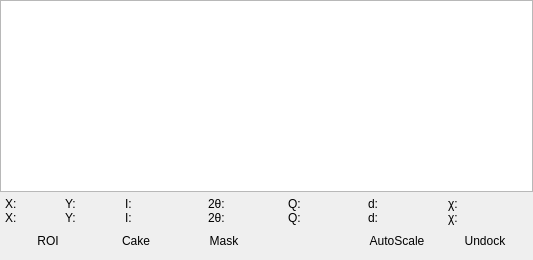
     <widget class="QFrame" name="img_frame">
      <property name="styleSheet">
       <string notr="true"/>
      </property>
      <property name="frameShadow">
       <enum>QFrame::Sunken</enum>
      </property>
      <layout class="QVBoxLayout" name="verticalLayout_9">
       <property name="spacing">
        <number>0</number>
       </property>
       <property name="margin">
        <number>0</number>
       </property>
       <item>
        <widget class="GraphicsLayoutWidget" name="img_pg_layout">
         <property name="sizePolicy">
          <sizepolicy hsizetype="Expanding" vsizetype="Expanding">
           <horstretch>0</horstretch>
           <verstretch>0</verstretch>
          </sizepolicy>
         </property>
         <property name="minimumSize">
          <size>
           <width>200</width>
           <height>0</height>
          </size>
         </property>
         <property name="baseSize">
          <size>
           <width>300</width>
           <height>0</height>
          </size>
         </property>
         <property name="frameShape">
          <enum>QFrame::StyledPanel</enum>
         </property>
        </widget>
       </item>
       <item>
        <widget class="QWidget" name="frame_img_positions_widget" native="true">
         <layout class="QHBoxLayout" name="horizontalLayout_36">
          <property name="spacing">
           <number>5</number>
          </property>
          <property name="margin">
           <number>5</number>
          </property>
          <item>
           <layout class="QVBoxLayout" name="verticalLayout_22">
            <property name="spacing">
             <number>0</number>
            </property>
            <item>
             <layout class="QHBoxLayout" name="horizontalLayout_37">
              <item>
               <widget class="QLabel" name="img_widget_mouse_x_lbl">
                <property name="minimumSize">
                 <size>
                  <width>60</width>
                  <height>0</height>
                 </size>
                </property>
                <property name="text">
                 <string>X:</string>
                </property>
               </widget>
              </item>
              <item>
               <widget class="QLabel" name="img_widget_mouse_y_lbl">
                <property name="minimumSize">
                 <size>
                  <width>60</width>
                  <height>0</height>
                 </size>
                </property>
                <property name="text">
                 <string>Y:</string>
                </property>
               </widget>
              </item>
              <item>
               <widget class="QLabel" name="img_widget_mouse_int_lbl">
                <property name="minimumSize">
                 <size>
                  <width>60</width>
                  <height>0</height>
                 </size>
                </property>
                <property name="text">
                 <string>I:</string>
                </property>
               </widget>
              </item>
             </layout>
            </item>
            <item>
             <layout class="QHBoxLayout" name="horizontalLayout_38">
              <item>
               <widget class="QLabel" name="img_widget_click_x_lbl">
                <property name="minimumSize">
                 <size>
                  <width>60</width>
                  <height>0</height>
                 </size>
                </property>
                <property name="text">
                 <string>X:</string>
                </property>
               </widget>
              </item>
              <item>
               <widget class="QLabel" name="img_widget_click_y_lbl">
                <property name="minimumSize">
                 <size>
                  <width>60</width>
                  <height>0</height>
                 </size>
                </property>
                <property name="text">
                 <string>Y:</string>
                </property>
               </widget>
              </item>
              <item>
               <widget class="QLabel" name="img_widget_click_int_lbl">
                <property name="minimumSize">
                 <size>
                  <width>60</width>
                  <height>0</height>
                 </size>
                </property>
                <property name="text">
                 <string>I:</string>
                </property>
               </widget>
              </item>
             </layout>
            </item>
           </layout>
          </item>
          <item>
           <spacer name="horizontalSpacer_8">
            <property name="orientation">
             <enum>Qt::Horizontal</enum>
            </property>
            <property name="sizeHint" stdset="0">
             <size>
              <width>18</width>
              <height>20</height>
             </size>
            </property>
           </spacer>
          </item>
          <item>
           <layout class="QVBoxLayout" name="verticalLayout_23">
            <property name="spacing">
             <number>0</number>
            </property>
            <item>
             <layout class="QHBoxLayout" name="horizontalLayout_39">
              <item>
               <widget class="QLabel" name="img_widget_mouse_tth_lbl">
                <property name="minimumSize">
                 <size>
                  <width>80</width>
                  <height>0</height>
                 </size>
                </property>
                <property name="maximumSize">
                 <size>
                  <width>115</width>
                  <height>16777215</height>
                 </size>
                </property>
                <property name="text">
                 <string>2θ:</string>
                </property>
                <property name="textFormat">
                 <enum>Qt::AutoText</enum>
                </property>
                <property name="alignment">
                 <set>Qt::AlignLeading|Qt::AlignLeft|Qt::AlignVCenter</set>
                </property>
               </widget>
              </item>
              <item>
               <widget class="QLabel" name="img_widget_mouse_q_lbl">
                <property name="minimumSize">
                 <size>
                  <width>80</width>
                  <height>0</height>
                 </size>
                </property>
                <property name="maximumSize">
                 <size>
                  <width>115</width>
                  <height>16777215</height>
                 </size>
                </property>
                <property name="text">
                 <string>Q:</string>
                </property>
                <property name="textFormat">
                 <enum>Qt::AutoText</enum>
                </property>
                <property name="alignment">
                 <set>Qt::AlignLeading|Qt::AlignLeft|Qt::AlignVCenter</set>
                </property>
               </widget>
              </item>
              <item>
               <widget class="QLabel" name="img_widget_mouse_d_lbl">
                <property name="minimumSize">
                 <size>
                  <width>80</width>
                  <height>0</height>
                 </size>
                </property>
                <property name="maximumSize">
                 <size>
                  <width>115</width>
                  <height>16777215</height>
                 </size>
                </property>
                <property name="text">
                 <string>d:</string>
                </property>
                <property name="textFormat">
                 <enum>Qt::AutoText</enum>
                </property>
                <property name="alignment">
                 <set>Qt::AlignLeading|Qt::AlignLeft|Qt::AlignVCenter</set>
                </property>
               </widget>
              </item>
              <item>
               <widget class="QLabel" name="img_widget_mouse_azi_lbl">
                <property name="minimumSize">
                 <size>
                  <width>80</width>
                  <height>0</height>
                 </size>
                </property>
                <property name="maximumSize">
                 <size>
                  <width>115</width>
                  <height>16777215</height>
                 </size>
                </property>
                <property name="text">
                 <string>χ:</string>
                </property>
                <property name="textFormat">
                 <enum>Qt::AutoText</enum>
                </property>
                <property name="alignment">
                 <set>Qt::AlignLeading|Qt::AlignLeft|Qt::AlignVCenter</set>
                </property>
               </widget>
              </item>
             </layout>
            </item>
            <item>
             <layout class="QHBoxLayout" name="horizontalLayout_40">
              <item>
               <widget class="QLabel" name="img_widget_click_tth_lbl">
                <property name="minimumSize">
                 <size>
                  <width>80</width>
                  <height>0</height>
                 </size>
                </property>
                <property name="maximumSize">
                 <size>
                  <width>115</width>
                  <height>16777215</height>
                 </size>
                </property>
                <property name="text">
                 <string>2θ:</string>
                </property>
                <property name="textFormat">
                 <enum>Qt::AutoText</enum>
                </property>
                <property name="alignment">
                 <set>Qt::AlignLeading|Qt::AlignLeft|Qt::AlignVCenter</set>
                </property>
               </widget>
              </item>
              <item>
               <widget class="QLabel" name="img_widget_click_q_lbl">
                <property name="minimumSize">
                 <size>
                  <width>80</width>
                  <height>0</height>
                 </size>
                </property>
                <property name="maximumSize">
                 <size>
                  <width>115</width>
                  <height>16777215</height>
                 </size>
                </property>
                <property name="text">
                 <string>Q:</string>
                </property>
                <property name="textFormat">
                 <enum>Qt::AutoText</enum>
                </property>
                <property name="alignment">
                 <set>Qt::AlignLeading|Qt::AlignLeft|Qt::AlignVCenter</set>
                </property>
               </widget>
              </item>
              <item>
               <widget class="QLabel" name="img_widget_click_d_lbl">
                <property name="minimumSize">
                 <size>
                  <width>80</width>
                  <height>0</height>
                 </size>
                </property>
                <property name="maximumSize">
                 <size>
                  <width>115</width>
                  <height>16777215</height>
                 </size>
                </property>
                <property name="text">
                 <string>d:</string>
                </property>
                <property name="textFormat">
                 <enum>Qt::AutoText</enum>
                </property>
                <property name="alignment">
                 <set>Qt::AlignLeading|Qt::AlignLeft|Qt::AlignVCenter</set>
                </property>
               </widget>
              </item>
              <item>
               <widget class="QLabel" name="img_widget_click_azi_lbl">
                <property name="minimumSize">
                 <size>
                  <width>80</width>
                  <height>0</height>
                 </size>
                </property>
                <property name="maximumSize">
                 <size>
                  <width>115</width>
                  <height>16777215</height>
                 </size>
                </property>
                <property name="text">
                 <string>χ:</string>
                </property>
                <property name="textFormat">
                 <enum>Qt::AutoText</enum>
                </property>
                <property name="alignment">
                 <set>Qt::AlignLeading|Qt::AlignLeft|Qt::AlignVCenter</set>
                </property>
               </widget>
              </item>
             </layout>
            </item>
           </layout>
          </item>
         </layout>
        </widget>
       </item>
       <item>
        <layout class="QHBoxLayout" name="horizontalLayout_30">
         <property name="spacing">
          <number>8</number>
         </property>
         <property name="leftMargin">
          <number>8</number>
         </property>
         <property name="rightMargin">
          <number>8</number>
         </property>
         <property name="bottomMargin">
          <number>8</number>
         </property>
         <item>
          <widget class="QPushButton" name="img_roi_btn">
           <property name="text">
            <string>ROI</string>
           </property>
           <property name="checkable">
            <bool>true</bool>
           </property>
           <property name="flat">
            <bool>true</bool>
           </property>
          </widget>
         </item>
         <item>
          <widget class="QPushButton" name="img_mode_btn">
           <property name="minimumSize">
            <size>
             <width>50</width>
             <height>0</height>
            </size>
           </property>
           <property name="text">
            <string>Cake</string>
           </property>
           <property name="flat">
            <bool>true</bool>
           </property>
          </widget>
         </item>
         <item>
          <widget class="QPushButton" name="img_mask_btn">
           <property name="text">
            <string>Mask</string>
           </property>
           <property name="checkable">
            <bool>true</bool>
           </property>
           <property name="flat">
            <bool>true</bool>
           </property>
          </widget>
         </item>
         <item>
          <layout class="QHBoxLayout" name="horizontalLayout_25"/>
         </item>
         <item>
          <spacer name="horizontalSpacer_9">
           <property name="orientation">
            <enum>Qt::Horizontal</enum>
           </property>
           <property name="sizeHint" stdset="0">
            <size>
             <width>40</width>
             <height>20</height>
            </size>
           </property>
          </spacer>
         </item>
         <item>
          <widget class="QPushButton" name="img_autoscale_btn">
           <property name="text">
            <string>AutoScale</string>
           </property>
           <property name="flat">
            <bool>true</bool>
           </property>
          </widget>
         </item>
         <item>
          <widget class="QPushButton" name="img_dock_btn">
           <property name="text">
            <string>Undock</string>
           </property>
           <property name="flat">
            <bool>true</bool>
           </property>
          </widget>
         </item>
        </layout>
       </item>
      </layout>
     </widget>
